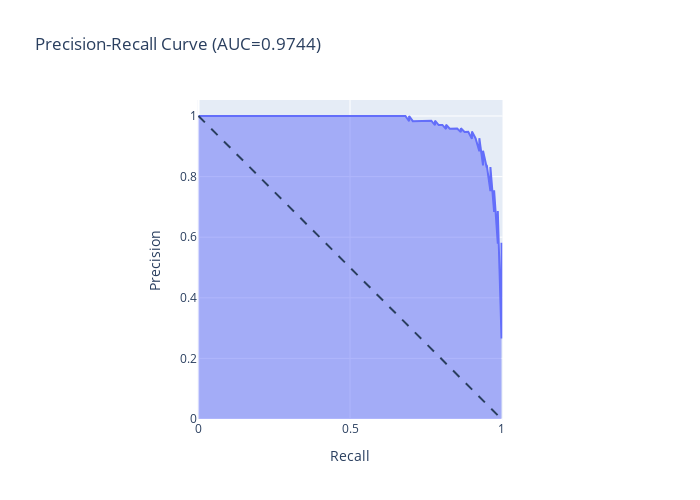

The notebook cell this image was saved under:
### Code cell
precision, recall, thresholds = precision_recall_curve(y_test, test_preds[:, 1])

fig = px.area(
    x=recall, y=precision,
    title=f'Precision-Recall Curve (AUC={auc(recall, precision):.4f})',
    labels=dict(x='Recall', y='Precision'),
    width=700, height=500
)
fig.add_shape(
    type='line', line=dict(dash='dash'),
    x0=0, x1=1, y0=1, y1=0
)
fig.update_yaxes(scaleanchor="x", scaleratio=1)
fig.update_xaxes(constrain='domain')

fig.show()

### Figure 1 — Plotly figure (JSON) as saved in the notebook; plotly's stock layout.template omitted (floating-point values rounded to 4 significant figures; data arrays with more than 128 entries replaced by an {"elided": "..."} marker saying what was removed)
{"data": [{"fillpattern": {"shape": ""}, "hovertemplate": "Recall=%{x}<br>Precision=%{y}<extra></extra>", "legendgroup": "", "line": {"color": "#636efa"}, "marker": {"symbol": "circle"}, "mode": "lines", "name": "", "orientation": "v", "showlegend": false, "stackgroup": "1", "type": "scatter", "x": {"elided": "287 float values"}, "xaxis": "x", "y": {"elided": "287 float values"}, "yaxis": "y"}], "layout": {"height": 500, "legend": {"tracegroupgap": 0}, "shapes": [{"line": {"dash": "dash"}, "type": "line", "x0": 0, "x1": 1, "y0": 1, "y1": 0}], "title": {"text": "Precision-Recall Curve (AUC=0.9744)"}, "width": 700, "xaxis": {"anchor": "y", "constrain": "domain", "domain": [0, 1], "title": {"text": "Recall"}}, "yaxis": {"anchor": "x", "domain": [0, 1], "scaleanchor": "x", "scaleratio": 1, "title": {"text": "Precision"}}}}
